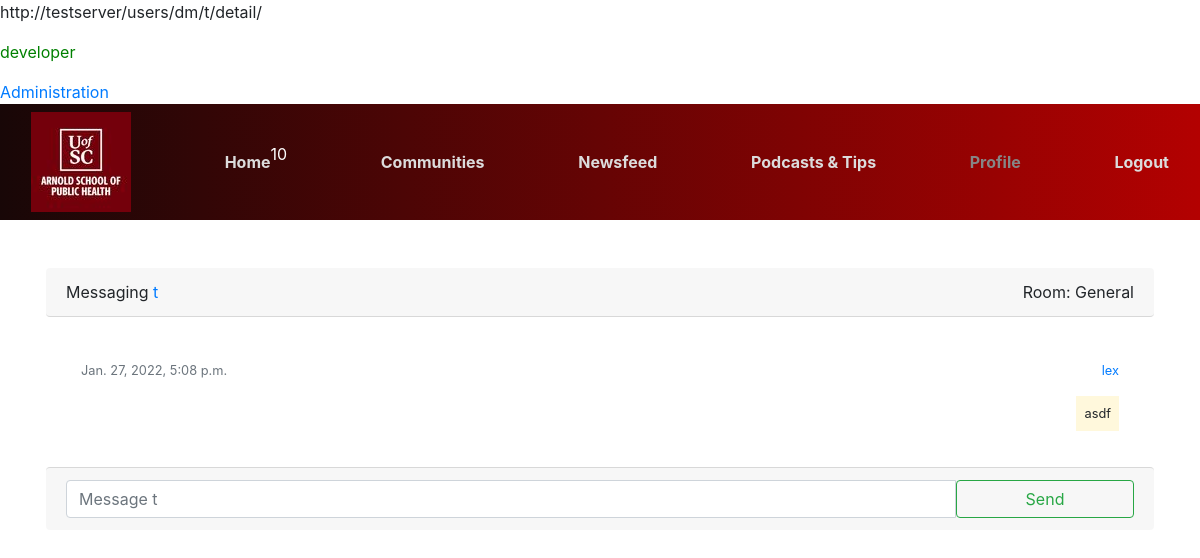
/users/dm/t/detail/ (signed in), run on an earlier commit of the app's database.
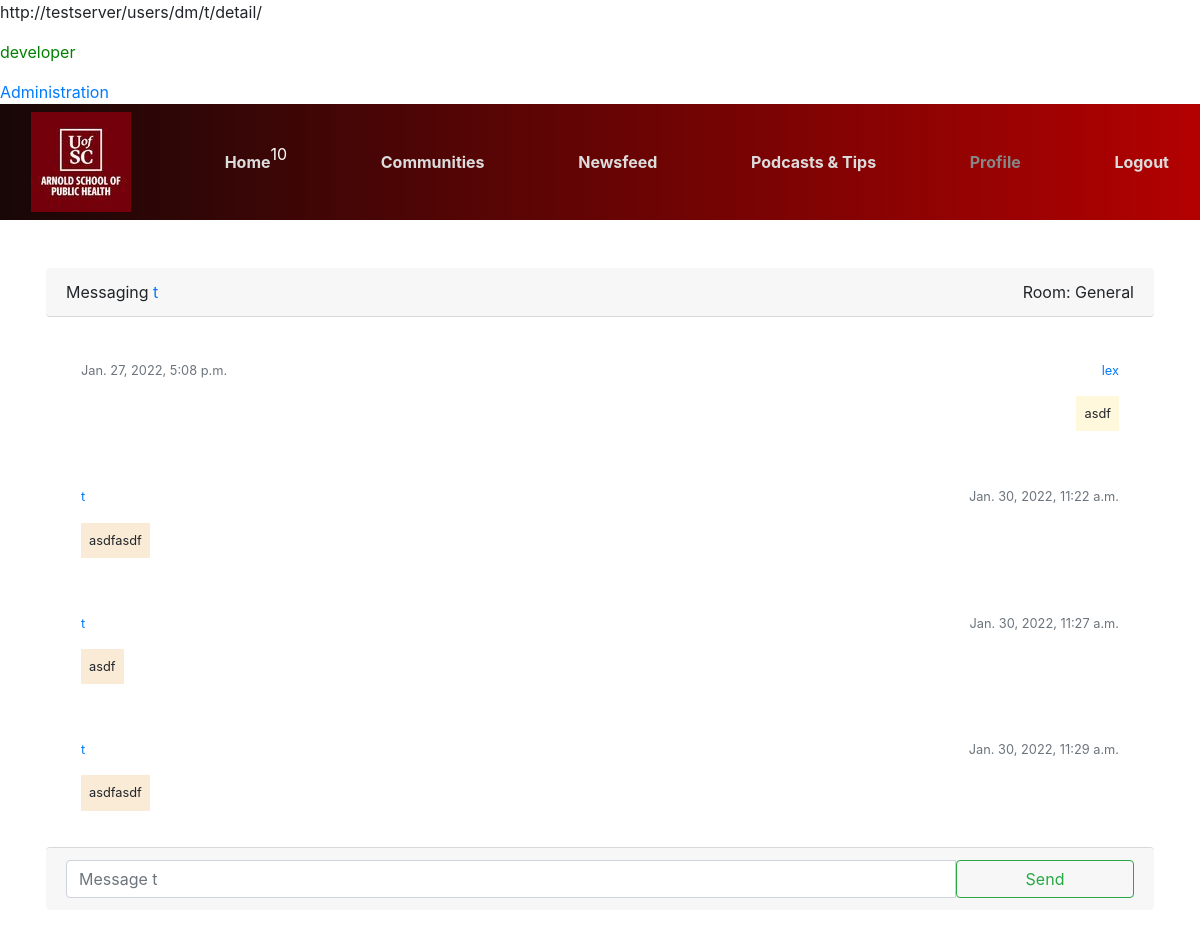
And on a later commit of the database.
### users/models.py (models this page shows, shortened)
class CustomUser(AbstractBaseUser,PermissionsMixin):
	DEFAULT_PROF_PIC_PATH = "users/profile_pics/defaults/default_profile_pic.jpg"
	PROF_PIC_UPLOAD_PATH = "users/profile_pics"
	email = models.EmailField(gettext_lazy('email address'),unique = True)
	username = models.CharField(max_length=150,unique = True)
	is_staff = models.BooleanField(default = False)
	is_active = models.BooleanField(default= True)
	is_developer = models.BooleanField(default = False)
	is_pod_plus_member= models.BooleanField(default = False)
	int_points = models.IntegerField(default = 0)
	int_users_helped = models.IntegerField(default = 0)
	int_days_active = models.IntegerField(default = 0)
	about = models.TextField(gettext_lazy(
		'about'),max_length=500,blank = True)
	profile_picture = models.ImageField(default=DEFAULT_PROF_PIC_PATH,upload_to=PROF_PIC_UPLOAD_PATH)
	date_joined = models.DateTimeField(default=timezone.now)
	follows = models.ManyToManyField('CustomUser',related_name='followed_by')
	objects = CustomUserManager()
	phone_number = models.CharField(max_length=12,unique=True,null=False)
	last_tip_view_date = models.DateField(null=True, blank=True)
	USERNAME_FIELD = "username"
	REQUIRED_FIELDS = ["email","phone_number"]
	def __str__(self):
		return self.username
	def get_public_profile_url(self):
		return reverse('communities:profile',kwargs={"username":self.username,"page":1})
	def get_notification_count(self):
		intSum = 0
		intSum += (self.recipient_notification_help_request_set.count() +
		self.recipient_notification_post_set.count())
		return intSum

### core/models.py (models this page shows, shortened)
class Dm(models.Model):
	sender = models.ForeignKey(CustomUser,on_delete = models.CASCADE,related_name = "dm_sender_set")
	recipient = models.ForeignKey(CustomUser,on_delete=models.CASCADE,related_name = "dm_recipient_set")
	pub_date = models.DateTimeField(default=timezone.now)
	room = models.ForeignKey(RoomDm, on_delete = models.CASCADE,related_name="dm_set",null=True)
	text = models.TextField()

### users/views.py (the view)
# urls.py: path('dm/<str:username>/detail/',users_views.viewDmDetail,name="dm-detail"),
@login_required
def viewDmDetail(request,username):
	modelUser = get_object_or_404(CustomUser,username=username)
	qsSentDms = request.user.dm_sender_set.all().filter(recipient_id=modelUser.id,room=None)
	qsRecievedDms = request.user.dm_recipient_set.all().filter(sender_id=modelUser.id,room=None)
	qsAllDms = qsSentDms.union(qsRecievedDms).order_by('pub_date')
	context = {
		"modelUser":modelUser,
		"qsAllDms":qsAllDms,
	}
	return render(request,'users/dm/dm_detail.html',context=context)

### users/templates/users/dm/dm_detail.html (shortened to what this page needs)
{% extends "core/base.html" %}
{% block content %}
<div class = "container rounded p-3">
	<div class = "card-header rounded">
		<div class = "d-flex justify-content-between mb-0">
			<div>
				<p class = 'mb-0'>
					Messaging <a href = "{{modelUser.get_public_profile_url}}">{{modelUser.username}}</a>
				</p>
			</div>
			<div>
				<p class = 'mb-0'>
					Room: General
				</p>
			</div>
		</div>
	</div>
	<br>
	{% include "core/t/dms/dm_list.html" %}
	<div class = "card-footer rounded">
		<form method = "POST" action = "{% url 'users:dm-create' modelUser.username %}">
			<div class = "input-group">
				<input autocomplete="off" type="text" class = "col-10 form-control" name = "text" id = "taDmContent" placeholder="Message {{modelUser}}"></textarea>
				<button class = "btn btn-outline-success col-2" type='submit'>
					Send
				</button>
			</div>
		</form>
	</div>
</div>
{% endblock %}

### core/templates/core/base.html (shortened to what this page needs)
{% load static %}
<!DOCTYPE html>
<html lang="en">
<head>
    <link rel="stylesheet" href="https://maxcdn.bootstrapcdn.com/bootstrap/4.0.0/css/bootstrap.min.css">
	<link rel="stylesheet" href="https://cdn.jsdelivr.net/npm/bootstrap-icons@1.7.2/font/bootstrap-icons.css">
	<link rel="stylesheet" type = "text/css" href = "{% static 'core/style.css' %}">
</head>
<body>
<p>{{ request.build_absolute_uri }}</p>
{% if user.is_developer %}
	<p style = 'color:green'>developer {{user.user_name}}</p>
	<a href = "{% url 'admin:index' %}">
		Administration
	</a>
{% elif user.is_staff %}
	<p style = "color:green">staff {{user.user_name}}</p>
{% endif %}
<nav class="navbar" id = "navbar__main">
	<div class = "container-fluid">
		<a class = "navbar-header" href = "{% url 'core:about' %}">
			<img src = "{% static 'core/images/core/arnold_school_of_public_health.jpg' %}" alt = "arnold_school_of_public_health.jpg">
		</a>
		{% if user.is_authenticated %}
			<div style="display:grid;">
				<a style="grid-column:1;grid-row:1;" class = "navbar-text navbar__main__a-tag" href = "{% url 'core:index' 1 1 1 %}" data-str = "home">
					Home
				</a>
				<div style = "grid-column-start: 2;grid-row:1;">
					<span style="color:white">
						{{user.get_notification_count}}
					</span>
				</div>
			</div>
			<a class = "navbar-text navbar__main__a-tag" href = "{% url 'communities:index' 1 %}" data-str = "communities">
				Communities
			</a>
			<a class = "navbar-text navbar__main__a-tag" href = "{% url 'newsfeed:index' 1 %}" data-str ="newsfeed" >
				Newsfeed
			</a>
			<a class = "navbar-text navbar__main__a-tag" href = "{% url 'podcasts:index' %}" data-str ="podcasts">
				Podcasts & Tips
			</a>
			<a class = "navbar-text navbar__main__a-tag" href = "{% url 'users:profile' 1 %}" data-str ="users">
				Profile
			</a>
			<a class = "navbar-text navbar__main__a-tag" href = "{% url 'users:logout' %}">
				Logout
			</a>
		{% endif %}
	</div>
</nav>
<div class = "div__GLOBAL_CONTENT" >
	{% block content %}{% endblock content %}
</div>
</body>
</html>

### core/templates/core/t/dms/dm_list.html
<div class = "container">
    {% if qsAllDms|length == 0 %}
        <p class = "text-center">Nothing yet!</p>
    {% else %}
        {% for modelDm in qsAllDms %}
            {% if modelDm.sender == user %}
            <div class = "card-body">
                <div class = "d-flex justify-content-between">
                    <p class = "small text-muted">{{modelDm.pub_date}}</p>
                    <p class = "small">
                        <a href = "{{modelDm.sender.get_public_profile_url}}">
                            {{modelDm.sender}}
                        </a>
                    </p>
                </div>
                <div class = "d-flex flew-row justify-content-end">
                    <p class = "small p-2 me-3 mb-3 rounded-3" style="background-color: cornsilk;">
                        {{modelDm.text}}
                    </p>
                </div>
            </div>
            {% else %}
            <div class = "card-body">
                <div class = "d-flex justify-content-between">
                    <p class = "small">
                        <a href = "{{modelDm.sender.get_public_profile_url}}">
                            {{modelDm.sender}}
                        </a>
                    </p>
                    <p class = "small text-muted">{{modelDm.pub_date}}</p>
                </div>
                <div class = "d-flex flew-row justify-content-start">
                    <p class = "small p-2 ms-3 mb-3 rounded-3" style="background-color: antiquewhite;">
                        {{modelDm.text}}
                    </p>
                </div>
            </div>
            {% endif %}
        {% endfor %}
    {% endif %}
</div>

### core/static/core/style.css (style rules this page uses)
#navbar__main { background: rgb(24,7,7); background: linear-gradient(90deg, rgba(24,7,7,1) 0%, rgba(179,1,1,1) 100%, rgba(88,225,2,1) 100%, rgba(0,212,255,1) 100%); }
.navbar__main__a-tag { text-decoration: none; font-weight:bold; color:gainsboro; }
.div__GLOBAL_CONTENT { margin-top:2rem; animation: transitionIn 0.75s; }

What changed in the data, as far as the page shows it:
added Dm: sender "t", pub_date "Jan. 30, 2022, 11:22 a.m.", text "asdfasdf"
added Dm: sender "t", pub_date "Jan. 30, 2022, 11:27 a.m.", text "asdf"
added Dm: sender "t", pub_date "Jan. 30, 2022, 11:29 a.m.", text "asdfasdf"
